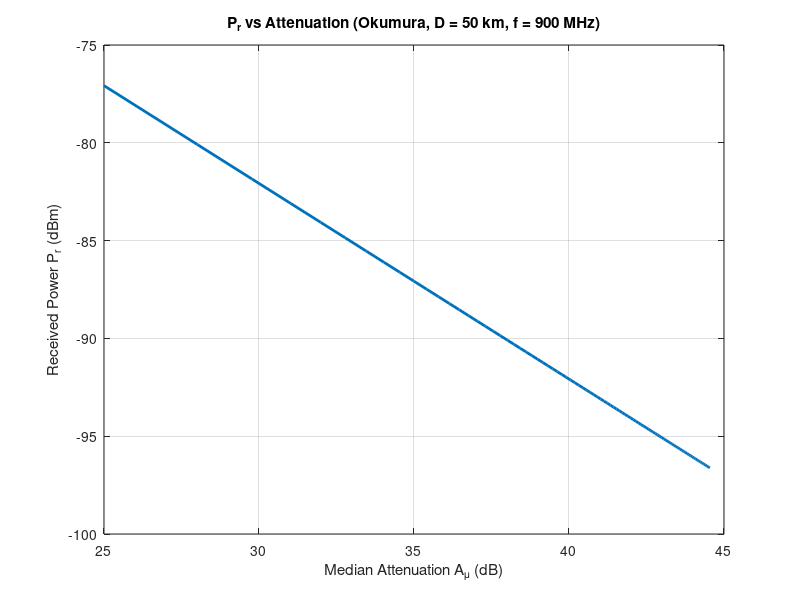
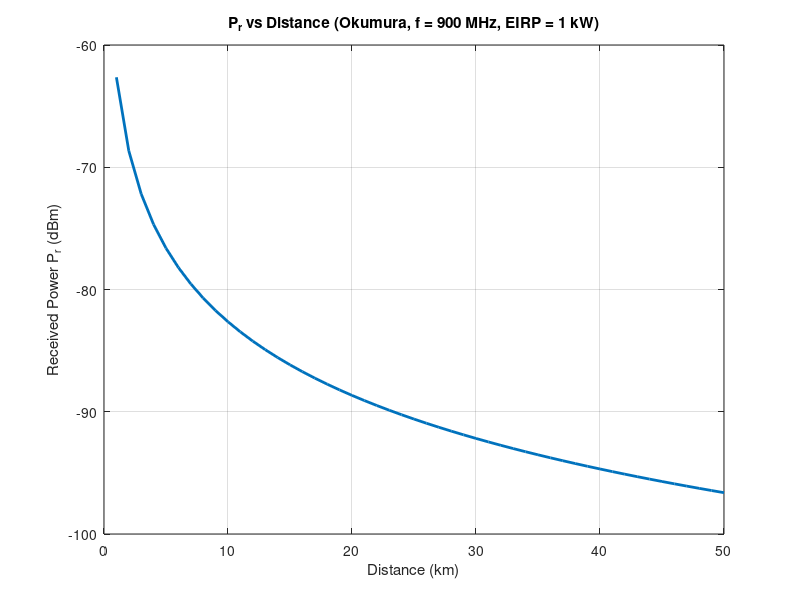

MATLAB code for these plots, in order:
clc;
clear;
%% ===================== Given / Initial Conditions =====================
D0_km  = 50;        % Reference distance (km)
hte    = 100;       % Base station height (m)
hre    = 10;        % Mobile station height (m)
f0_MHz = 900;       % Operating frequency (MHz)
EIRP_W   = 1000;                      % 1 kW
EIRP_dBm = 10*log10(EIRP_W*1000);     % 1 kW = 60 dBm
Gr_dB    = 0;                         % Rx antenna gain
G_area   = 9;                         % Area gain/correction
% Height gain factors (given formula on board)
G_hte = 20*log10(hte/200);
G_hre = 20*log10(hre/3);
%% ===================== (1) Pr vs Attenuation =====================
% Use attenuation values from frequency sweep
f = 10:10:900;                         % MHz
A_mu = 35 + 10*log10(f/100);           % dB
% For Pr vs Attenuation, keep distance fixed at D0_km (50 km)
Lf_D0 = 32.45 + 20*log10(f0_MHz) + 20*log10(D0_km);   % dB
% Path loss as function of A_mu (only A_mu varies)
L50_A = Lf_D0 + A_mu - G_hte - G_hre - G_area;        % dB
% Received power as function of A_mu
Pr_A = EIRP_dBm - L50_A + Gr_dB;                      % dBm
% Plot 1: Pr vs Attenuation
figure;
plot(A_mu, Pr_A, 'LineWidth', 2);
grid on;
xlabel('Median Attenuation A_\mu (dB)');
ylabel('Received Power P_r (dBm)');
title('P_r vs Attenuation (Okumura, D = 50 km, f = 900 MHz)');
%% ===================== (2) Pr vs Distance =====================
% Distance sweep (km)
d = 1:1:50;
% Attenuation fixed at f0_MHz = 900 MHz
A_mu_900 = 35 + 10*log10(f0_MHz/100);
% Free space loss vs distance at f0
Lf_d = 32.45 + 20*log10(f0_MHz) + 20*log10(d);
% Okumura path loss vs distance
L50_d = Lf_d + A_mu_900 - G_hte - G_hre - G_area;
% Received power vs distance
Pr_d = EIRP_dBm - L50_d + Gr_dB;
% Plot 2: Pr vs Distance
figure;
plot(d, Pr_d, 'LineWidth', 2);
grid on;
xlabel('Distance (km)');
ylabel('Received Power P_r (dBm)');
title('P_r vs Distance (Okumura, f = 900 MHz, EIRP = 1 kW)');
%% ===================== Print values at 900 MHz, 50 km =====================
Lf_900_50  = 32.45 + 20*log10(f0_MHz) + 20*log10(D0_km);
L50_900_50 = Lf_900_50 + A_mu_900 - G_hte - G_hre - G_area;
Pr_50      = EIRP_dBm - L50_900_50 + Gr_dB;
fprintf('\n================= AT f = %d MHz, D = %d km =================\n', f0_MHz, D0_km);
fprintf('EIRP   = %.2f dBm\n', EIRP_dBm);
fprintf('Lf     = %.2f dB\n', Lf_900_50);
fprintf('A_mu   = %.2f dB\n', A_mu_900);
fprintf('G_hte  = %.2f dB\n', G_hte);
fprintf('G_hre  = %.2f dB\n', G_hre);
fprintf('G_area = %.2f dB\n', G_area);
fprintf('L50    = %.2f dB\n', L50_900_50);
fprintf('Pr     = %.2f dBm\n', Pr_50);
fprintf('=============================================================\n');
